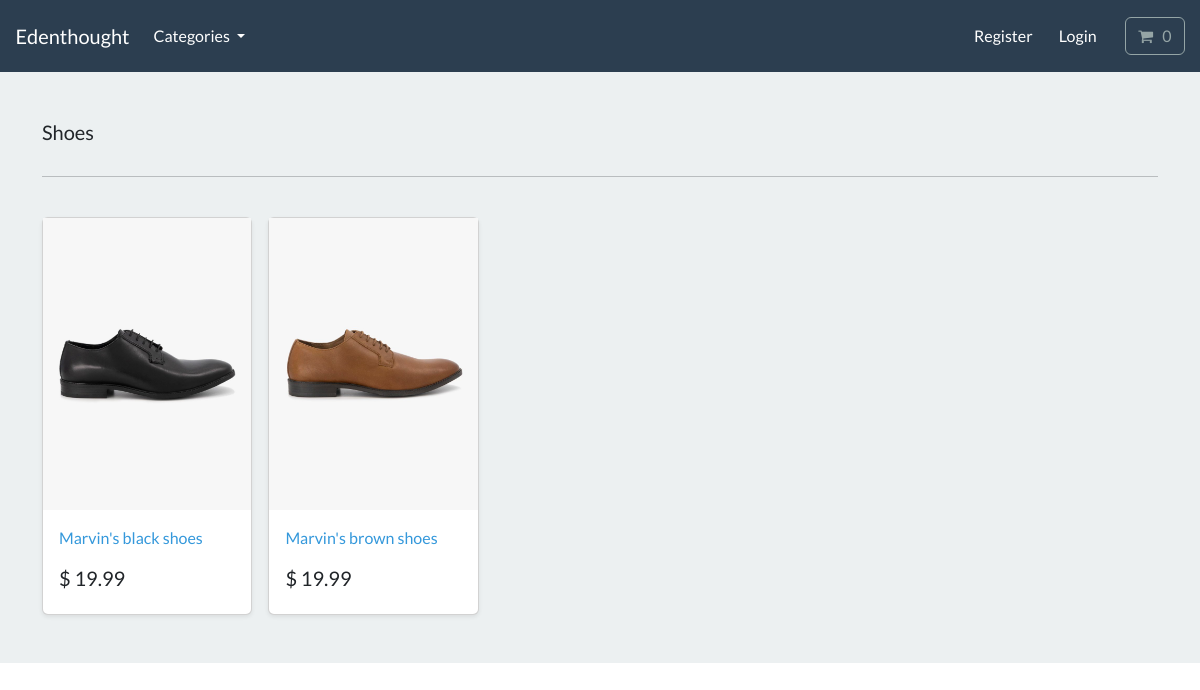
The page /search/shoes/ on the database its author committed.
### store/models.py (models this page shows, shortened)
class Category(models.Model):
    name = models.CharField(max_length=250, db_index=True)
    slug = models.SlugField(max_length=250, unique=True)
    class Meta:
        verbose_name_plural = 'categories'
    def get_absolute_url(self):
        return reverse('list-category', args=[self.slug])

class Product(models.Model):
    category = models.ForeignKey(Category, related_name='product', on_delete=models.CASCADE, null=True)
    title = models.CharField(max_length=250)
    brand = models.CharField(max_length=250, default='un-branded')
    description = models.TextField(blank=True)
    slug = models.SlugField(max_length=255)
    price = models.DecimalField(max_digits=4, decimal_places=2)
    image = models.ImageField(upload_to='images/')
    class Meta:
        verbose_name_plural = 'products'
    def get_absolute_url(self):
        return reverse('product-info', args=[self.slug])

### store/views.py (the view)
# urls.py: path('search/<slug:category_slug>/', views.list_category, name='list-category'),
def list_category(request, category_slug=None):
    category = get_object_or_404(Category, slug=category_slug)
    products = Product.objects.filter(category=category)
    return render(request, 'store/list-category.html', {'category':category, 'products':products})

### cart/cart.py (called while the page is built)
    def __len__(self):
        return sum(item['qty'] for item in self.cart.values())

### cart/context_processors.py (called while the page is built)
def cart(request):
    return {'cart': Cart(request)}

### store/views.py (called while the page is built)
def categories(request):
    all_categories = Category.objects.all()
    return {'all_categories': all_categories}

### store/templates/store/list-category.html
{% extends "./base.html" %}
{% load static %}
{% block content %}
<main>
  <div class="album py-5 bg-light">
    <div class="container">
      <div class="pb-3 h5"> {{category.name | capfirst }} </div>
      <hr>
      <br>
      <div class="row row-cols-1 row-cols-sm-2 row-cols-md-5 g-3">
        {% for product in products %}
        <div class="col">
          <div class="card shadow-sm">
          <img class="img-fluid" alt="Responsive image" src="{{product.image.url}}">
            <div class="card-body">
              <p class="card-text">
                <a class="text-info text-decoration-none" href="{{product.get_absolute_url}}"> {{product.title}} </a>
              </p>
              <div class="d-flex justify-content-between align-items-center">
                <h5> $ {{product.price}} </h5>
              </div>
            </div>
          </div>
        </div>
        {% endfor %}
      </div>
    </div>
  </div>
</main>
{% endblock %}

### rows shown on the page
Category: name "Shoes"
Product: image (picture), title "Marvin's black shoes", price "19.99"
Product: image (picture), title "Marvin's brown shoes", price "19.99"
